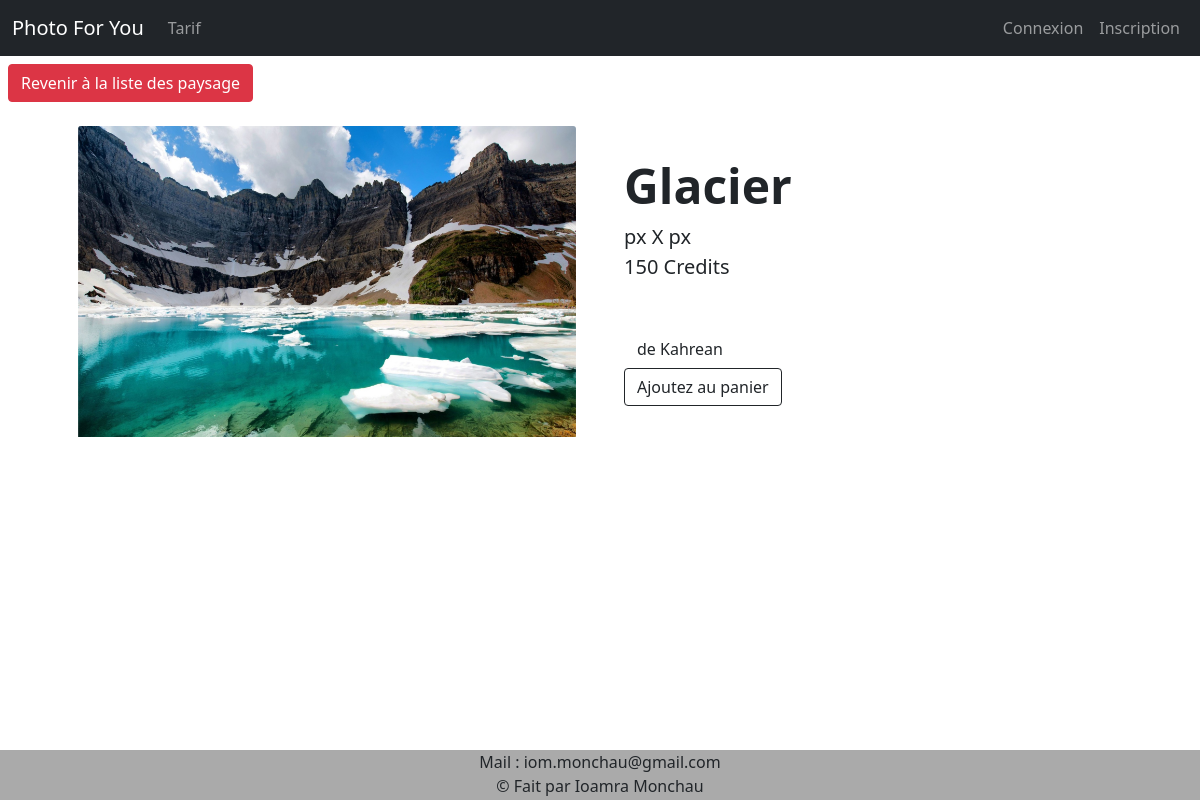
The page /index.php?categorie=paysage&img=2 on the database its author committed.
### tables this page shows
CREATE TABLE IF NOT EXISTS `image` (
  `id_image` int(11) NOT NULL AUTO_INCREMENT,
  `nom_image` varchar(20) NOT NULL,
  `prix_image` int(11) NOT NULL,
  `chemin_image` varchar(60) NOT NULL,
  `nom_categorie` varchar(60) NOT NULL,
  `id_vendeur` int(11) NOT NULL,
  `id_acheteur` int(11) DEFAULT NULL,
  `date_achat` varchar(10) DEFAULT NULL,
  `heure_achat` varchar(5) DEFAULT NULL,
  PRIMARY KEY (`id_image`)
);

CREATE TABLE IF NOT EXISTS `user` (
  `id` int(11) NOT NULL AUTO_INCREMENT,
  `nom` varchar(40) NOT NULL,
  `prenom` varchar(40) NOT NULL,
  `pseudo` varchar(20) NOT NULL,
  `img_profil` varchar(50) NOT NULL,
  `mail` varchar(40) NOT NULL,
  `mdp` varchar(40) NOT NULL,
  `grade` varchar(40) NOT NULL,
  `SIRET` varchar(14) DEFAULT NULL,
  `credits` int(11) NOT NULL DEFAULT '0',
  `etat` varchar(15) NOT NULL,
  PRIMARY KEY (`id`)
);

### index.php (the view, shortened to what this page needs)
<!DOCTYPE html>
<html lang="fr">
<head>
	<?php include "includes/head.php"; ?>
</head>
	<body>
		<?php
		include "includes/bdd.php";
		include "includes/nav.php";
		?>
        <?php
	if(!empty($_GET['categorie'])){
		if(!empty($_GET['img'])){
			$categorie = $_GET['categorie'];
			$id_image = $_GET['img'];
			$req = $bdd->prepare("SELECT * FROM Image WHERE id_image = '$id_image'");
			$req->execute();
			$data = $req->fetch(\PDO::FETCH_OBJ);
			$cheminIMG = $data->chemin_image;
			$nomIMG = $data->nom_image;
			$prixIMG = $data->prix_image;
			$idIMG = $data->id_image;
			$idVendeur = $data->id_vendeur;
			$req = $bdd->prepare("SELECT pseudo FROM user WHERE id = $idVendeur");
			$req->execute();
			$data = $req->fetch(\PDO::FETCH_OBJ);
			$pseudoPhotographe = $data->pseudo;
			$infos_image = @getImageSize($cheminIMG);
			$largeur = $infos_image[0];
			$hauteur = $infos_image[1];
			echo '<button class="btn btn-danger m-2" onclick="window.location.href='."'".'index.php?categorie='.$categorie."'".'">Revenir à la liste des '.$categorie.'</button>';
			echo '<section>';
			echo '	<div class="container px-4 px-lg-5 my-3">';
			echo '		<div class="row gx-4 gx-lg-5 align-items-center">';
			echo '			<div class="col-md-6"><a href="'.$cheminIMG.'" target="_blank"><img class="card-img-top mb-5 mb-md-0" src="'.$cheminIMG.'" alt="..." /></a></div>';
			echo '			<div class="col-md-6">';
			echo '				<h1 class="display-5 fw-bolder">'.$nomIMG.'</h1>';
			echo '				<div class="fs-5 mb-5">';
			echo '					<span>'.$largeur.' px X '.$hauteur.' px</span><br>';
			echo '					<span>'.$prixIMG.' Credits</span>';
			echo '				</div>';
			echo '				<a class="btn" href="profil.php?id='.$idVendeur.'">de '.$pseudoPhotographe.'</a><br>';
			echo '				<div class="d-flex">';
			echo '					<button class="btn btn-outline-dark flex-shrink-0" type="button"';
			echo '						onclick="addPanier({id:'.$idIMG.', nom:'."'".$nomIMG."'".', prix:'.$prixIMG.', url:'."'".$cheminIMG."'".', nom_categorie:'."'".$categorie."'".'});actuPanier();">Ajoutez au panier</button>';
			echo '				</div>';
			echo '			</div>';
			echo '		</div>';
			echo '	</div>';
			echo '</section>';
		}
	}
?>
		<?php include "includes/footer.php"; ?>
	</body>
</html>

### rows shown on the page
image: chemin_image (picture), nom_image "Glacier", prix_image "150"
user: pseudo "Kahrean"

### other values the page prints
$categorie "paysage"
